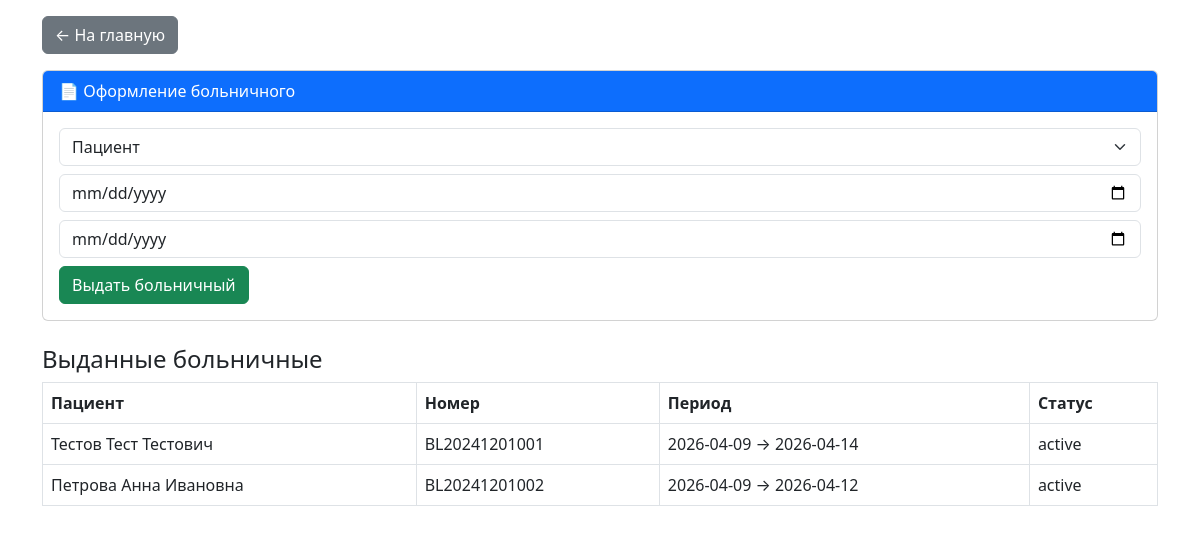
Screenshot of /modules/sick_leave.php (signed in) with the database file from the repository.
### tables this page shows
CREATE TABLE `sick_leaves` (
    `id` INT(11) NOT NULL AUTO_INCREMENT,
    `patient_id` INT(11) NOT NULL,
    `doctor_id` INT(11) NOT NULL,
    `appointment_id` INT(11) DEFAULT NULL,
    `start_date` DATE NOT NULL,
    `end_date` DATE NOT NULL,
    `number` VARCHAR(20) NOT NULL,
    `status` ENUM('active', 'closed', 'cancelled') NOT NULL DEFAULT 'active',
    `created_at` TIMESTAMP NOT NULL DEFAULT CURRENT_TIMESTAMP,
    PRIMARY KEY (`id`),
    UNIQUE KEY `number` (`number`),
    KEY `patient_id` (`patient_id`),
    KEY `doctor_id` (`doctor_id`),
    CONSTRAINT `sick_leaves_ibfk_1` FOREIGN KEY (`patient_id`) REFERENCES `patients` (`id`) ON DELETE CASCADE,
    CONSTRAINT `sick_leaves_ibfk_2` FOREIGN KEY (`doctor_id`) REFERENCES `doctors` (`id`) ON DELETE CASCADE,
    CONSTRAINT `sick_leaves_ibfk_3` FOREIGN KEY (`appointment_id`) REFERENCES `appointments` (`id`) ON DELETE SET NULL
);

CREATE TABLE `patients` (
    `id` INT(11) NOT NULL AUTO_INCREMENT,
    `full_name` VARCHAR(150) NOT NULL,
    `birth_date` DATE NOT NULL,
    `gender` ENUM('М', 'Ж') NOT NULL DEFAULT 'М',
    `phone` VARCHAR(20) DEFAULT NULL,
    `address` TEXT DEFAULT NULL,
    `policy_number` VARCHAR(20) DEFAULT NULL,
    `snils` VARCHAR(14) DEFAULT NULL,
    `created_at` TIMESTAMP NOT NULL DEFAULT CURRENT_TIMESTAMP,
    `updated_at` TIMESTAMP NOT NULL DEFAULT CURRENT_TIMESTAMP ON UPDATE CURRENT_TIMESTAMP,
    PRIMARY KEY (`id`),
    UNIQUE KEY `policy_number` (`policy_number`),
    UNIQUE KEY `snils` (`snils`)
);

### modules/sick_leave.php (the view, shortened to what this page needs)
<?php
require_once '../config/database.php';
$leaves = $pdo->query("SELECT sl.*, p.full_name FROM sick_leaves sl JOIN patients p ON sl.patient_id = p.id ORDER BY sl.created_at DESC")->fetchAll();
?>
<!DOCTYPE html>
<html lang="ru">
<head>
    <link href="https://cdn.jsdelivr.net/npm/bootstrap@5.3.0/dist/css/bootstrap.min.css" rel="stylesheet">
</head>
<body>
<div class="container mt-3">
    <a href="../index.php" class="btn btn-secondary mb-3">← На главную</a>
    <div class="card">
        <div class="card-header bg-primary text-white">📄 Оформление больничного</div>
        <div class="card-body">
            <form method="POST">
                <select name="patient_id" class="form-select mb-2" required><option value="">Пациент</option></select>
                <input type="date" name="start_date" class="form-control mb-2" required>
                <input type="date" name="end_date" class="form-control mb-2" required>
                <button type="submit" class="btn btn-success">Выдать больничный</button>
            </form>
        </div>
    </div>
    <h4 class="mt-4">Выданные больничные</h4>
    <table class="table table-bordered"><tr><th>Пациент</th><th>Номер</th><th>Период</th><th>Статус</th></tr>
    <?php foreach ($leaves as $l): ?>
    <tr><td><?=htmlspecialchars($l['full_name'])?></td><td><?=$l['number']?></td><td><?=$l['start_date']?> → <?=$l['end_date']?></td><td><?=$l['status']?></td></tr>
    <?php endforeach; ?>
    </table>
</div>
</body>
</html>

### rows the page displays
sick_leaves: patient.full_name "Тестов Тест Тестович", number "BL20241201001", start_date "2026-04-09", end_date "2026-04-14", status "active"
sick_leaves: patient.full_name "Петрова Анна Ивановна", number "BL20241201002", start_date "2026-04-09", end_date "2026-04-12", status "active"
